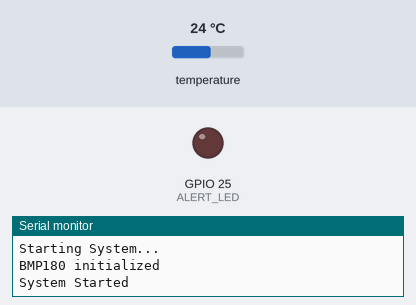
This sketch was run on a simulated ESP32. Shown: output pins drawn as LEDs (lit = HIGH), the last lines printed to the serial monitor. Inputs (shaded band) come from the test bench; at power-on: temperature 24 °C.

Above: at 2.3 s.
2.4 s: temperature set to 29.3 °C
11.5 s: temperature set to 30.9 °C
At 16.2 s:
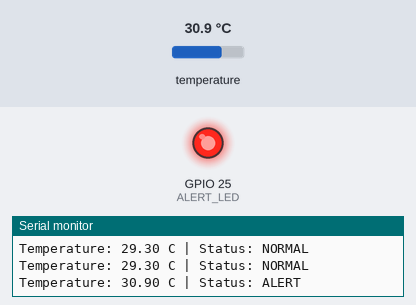
Timing chart, 0 to 17.7 s (numbered marks = the images above; inputs shaded):
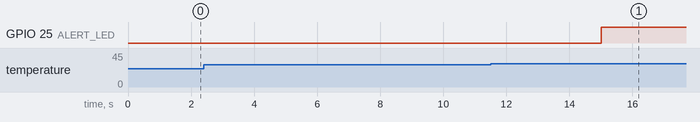

The sketch:

sketch.ino
```cpp
#include "BMP180Sensor.h"

#include "UARTMessenger.h"

#include "TemperatureMonitor.h"

#include "CommandHandler.h"

BMP180Sensor sensor;

UARTMessenger messenger;

TemperatureMonitor monitor(
    &sensor,
    &messenger
);

CommandHandler commandHandler(
    &monitor
);

int ALERT_LED = 25;

void setup() {

    Serial.begin(115200);

    pinMode(
        ALERT_LED,
        OUTPUT
    );

    delay(1000);

    Serial.println(
        "Starting System..."
    );

    if (!sensor.begin()) {

        Serial.println(
            "Sensor startup failed"
        );

        while (true);
    }

    Serial.println(
        "System Started"
    );
}

void loop() {

    commandHandler.process();

    monitor.update();
}
```

BMP180Sensor.cpp
```cpp
#include "BMP180Sensor.h"

#include <Arduino.h>

BMP180Sensor::BMP180Sensor() {

}

bool BMP180Sensor::begin() {

    Wire.begin(21, 22);

    delay(100);

    bool status = bmp.begin();

    if (!status) {

        Serial.println(
            "BMP180 initialization failed"
        );

        return false;
    }

    Serial.println(
        "BMP180 initialized"
    );

    return true;
}

float BMP180Sensor::readTemperature() {

    return bmp.readTemperature();
}
```

BMP180Sensor.h
```cpp
#ifndef BMP180SENSOR_H
#define BMP180SENSOR_H

#include <Adafruit_BMP085.h>

#include "ITemperatureSensor.h"

class BMP180Sensor : public ITemperatureSensor {

  private:

    Adafruit_BMP085 bmp;

  public:

    BMP180Sensor();

    bool begin();

    float readTemperature() override;
};

#endif
```

CommandHandler.cpp
```cpp
#include "CommandHandler.h"

#include <Arduino.h>

CommandHandler::CommandHandler(
    TemperatureMonitor* monitor
) {

    this->monitor = monitor;
}

void CommandHandler::process() {

    if (Serial.available()) {

        String cmd =
            Serial.readStringUntil('\n');

        cmd.trim();

        if (cmd.startsWith(
            "SET_INTERVAL="
        )) {

            unsigned long val =
                cmd.substring(13).toInt();

            monitor->setInterval(val);

            Serial.println(
                "Interval Updated"
            );
        }

        else if (cmd.startsWith(
            "SET_THRESHOLD="
        )) {

            float val =
                cmd.substring(14).toFloat();

            monitor->setThreshold(val);

            Serial.println(
                "Threshold Updated"
            );
        }

        else if (
            cmd == "GET_CONFIG"
        ) {

            Serial.println(
                "Current Configuration"
            );

            Serial.print(
                "Interval: "
            );

            Serial.print(
                monitor->getInterval()
            );

            Serial.println(
                " ms"
            );

            Serial.print(
                "Threshold: "
            );

            Serial.print(
                monitor->getThreshold()
            );

            Serial.println(
                " C"
            );
        }

        else {

            Serial.println(
                "Invalid Command"
            );
        }
    }
}
```

CommandHandler.h
```cpp
#ifndef COMMANDHANDLER_H
#define COMMANDHANDLER_H

#include "TemperatureMonitor.h"

class CommandHandler {

  private:

    TemperatureMonitor* monitor;

  public:

    CommandHandler(
        TemperatureMonitor* monitor
    );

    void process();
};

#endif
```

IMessageService.h
```cpp
#ifndef IMESSAGESERVICE_H
#define IMESSAGESERVICE_H

class IMessageService {

  public:

    virtual void send(
        const char* message
    ) = 0;
};

#endif
```

ITemperatureSensor.h
```cpp
#ifndef ITEMPERATURESENSOR_H
#define ITEMPERATURESENSOR_H

class ITemperatureSensor {

  public:

    virtual float readTemperature() = 0;
};

#endif
```

TemperatureMonitor.cpp
```cpp
#include "TemperatureMonitor.h"

#include <Arduino.h>

extern int ALERT_LED;

const unsigned long DEFAULT_INTERVAL = 5000;

const float DEFAULT_THRESHOLD = 30.0;

TemperatureMonitor::TemperatureMonitor(
    ITemperatureSensor* sensor,
    IMessageService* messenger
) {

    this->sensor = sensor;

    this->messenger = messenger;

    interval = DEFAULT_INTERVAL;

    threshold = DEFAULT_THRESHOLD;

    lastRead = 0;
}

void TemperatureMonitor::update() {

    unsigned long currentMillis =
        millis();

    if (currentMillis - lastRead >= interval) {

        lastRead = currentMillis;

        float temp =
            sensor->readTemperature();

        if (isnan(temp)) {

            messenger->send(
                "ERROR: Sensor Read Failed"
            );

            return;
        }

        String status = "NORMAL";

        digitalWrite(
            ALERT_LED,
            LOW
        );

        if (temp > threshold) {

            status = "ALERT";

            digitalWrite(
                ALERT_LED,
                HIGH
            );
        }

        char buffer[100];

        snprintf(
            buffer,
            sizeof(buffer),
            "Temperature: %.2f C | Status: %s",
            temp,
            status.c_str()
        );

        messenger->send(buffer);
    }
}

void TemperatureMonitor::setInterval(
    unsigned long value
) {

    if (value < 500) {

        messenger->send(
            "Invalid Interval"
        );

        return;
    }

    interval = value;
}

void TemperatureMonitor::setThreshold(
    float value
) {

    if (value < -40 || value > 150) {

        messenger->send(
            "Invalid Threshold"
        );

        return;
    }

    threshold = value;
}

unsigned long
TemperatureMonitor::getInterval() {

    return interval;
}

float
TemperatureMonitor::getThreshold() {

    return threshold;
}
```

TemperatureMonitor.h
```cpp
#ifndef TEMPERATUREMONITOR_H
#define TEMPERATUREMONITOR_H

#include "ITemperatureSensor.h"

#include "IMessageService.h"

class TemperatureMonitor {

  private:

    ITemperatureSensor* sensor;

    IMessageService* messenger;

    unsigned long interval;

    float threshold;

    unsigned long lastRead;

  public:

    TemperatureMonitor(
        ITemperatureSensor* sensor,
        IMessageService* messenger
    );

    void update();

    void setInterval(
        unsigned long value
    );

    void setThreshold(
        float value
    );

    unsigned long getInterval();

    float getThreshold();
};

#endif
```

UARTMessenger.cpp
```cpp
#include "UARTMessenger.h"

#include <Arduino.h>

void UARTMessenger::send(
    const char* message
) {

    Serial.println(message);
}
```

UARTMessenger.h
```cpp
#ifndef UARTMESSENGER_H
#define UARTMESSENGER_H

#include "IMessageService.h"

class UARTMessenger :
    public IMessageService {

  public:

    void send(
        const char* message
    ) override;
};

#endif
```

Measured:
- the behaviour switches between 30 and 30.1 °C on temperature (found by bisection; images 0 and 1)
- after the input at 11.5 s, GPIO 25 (ALERT_LED): LOW → HIGH after 3.5 s
